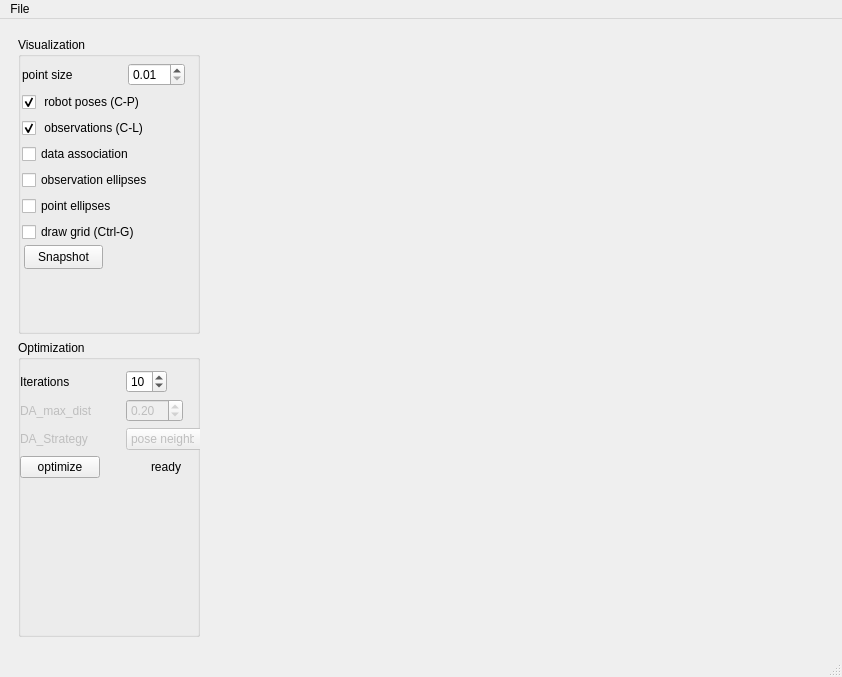
<?xml version="1.0" encoding="UTF-8"?>
<ui version="4.0">
 <class>MainWindow</class>
 <widget class="QMainWindow" name="MainWindow">
  <property name="geometry">
   <rect>
    <x>0</x>
    <y>0</y>
    <width>842</width>
    <height>677</height>
   </rect>
  </property>
  <property name="windowTitle">
   <string>Sparse Surface Adjustment Viewer</string>
  </property>
  <widget class="QWidget" name="centralwidget">
   <layout class="QHBoxLayout" name="horizontalLayout">
    <item>
     <widget class="QWidget" name="widget_2" native="true">
      <property name="maximumSize">
       <size>
        <width>200</width>
        <height>16777215</height>
       </size>
      </property>
      <layout class="QVBoxLayout" name="verticalLayout_2">
       <item>
        <layout class="QVBoxLayout" name="verticalLayout">
         <item>
          <widget class="QGroupBox" name="groupBox_2">
           <property name="title">
            <string>Visualization</string>
           </property>
           <widget class="QWidget" name="layoutWidget">
            <property name="geometry">
             <rect>
              <x>4</x>
              <y>26</y>
              <width>178</width>
              <height>179</height>
             </rect>
            </property>
            <layout class="QVBoxLayout" name="verticalLayout_4">
             <item>
              <layout class="QFormLayout" name="formLayout_2">
               <property name="fieldGrowthPolicy">
                <enum>QFormLayout::ExpandingFieldsGrow</enum>
               </property>
               <item row="0" column="0">
                <widget class="QLabel" name="label_3">
                 <property name="minimumSize">
                  <size>
                   <width>100</width>
                   <height>0</height>
                  </size>
                 </property>
                 <property name="text">
                  <string>point size</string>
                 </property>
                </widget>
               </item>
               <item row="0" column="1">
                <widget class="QDoubleSpinBox" name="doubleSpinBox_2">
                 <property name="minimum">
                  <double>0.010000000000000</double>
                 </property>
                 <property name="singleStep">
                  <double>0.010000000000000</double>
                 </property>
                </widget>
               </item>
              </layout>
             </item>
             <item>
              <layout class="QVBoxLayout" name="verticalLayout_3">
               <item>
                <widget class="QCheckBox" name="checkBox">
                 <property name="text">
                  <string> robot poses (C-P)</string>
                 </property>
                 <property name="shortcut">
                  <string>Ctrl+P</string>
                 </property>
                 <property name="checked">
                  <bool>true</bool>
                 </property>
                </widget>
               </item>
               <item>
                <widget class="QCheckBox" name="checkBox_2">
                 <property name="text">
                  <string> observations (C-L)</string>
                 </property>
                 <property name="shortcut">
                  <string>Ctrl+L</string>
                 </property>
                 <property name="checked">
                  <bool>true</bool>
                 </property>
                </widget>
               </item>
               <item>
                <widget class="QCheckBox" name="checkBox_4">
                 <property name="text">
                  <string>data association</string>
                 </property>
                </widget>
               </item>
               <item>
                <widget class="QCheckBox" name="checkBox_5">
                 <property name="text">
                  <string>observation ellipses</string>
                 </property>
                </widget>
               </item>
               <item>
                <widget class="QCheckBox" name="checkBox_6">
                 <property name="text">
                  <string>point ellipses</string>
                 </property>
                </widget>
               </item>
               <item>
                <widget class="QCheckBox" name="checkBox_3">
                 <property name="text">
                  <string>draw grid (Ctrl-G)</string>
                 </property>
                 <property name="shortcut">
                  <string>Ctrl+G</string>
                 </property>
                </widget>
               </item>
              </layout>
             </item>
            </layout>
           </widget>
           <widget class="QPushButton" name="pushButton_2">
            <property name="geometry">
             <rect>
              <x>6</x>
              <y>208</y>
              <width>79</width>
              <height>24</height>
             </rect>
            </property>
            <property name="text">
             <string>Snapshot</string>
            </property>
            <property name="shortcut">
             <string>S</string>
            </property>
           </widget>
          </widget>
         </item>
         <item>
          <widget class="QGroupBox" name="groupBox">
           <property name="title">
            <string>Optimization</string>
           </property>
           <widget class="QWidget" name="layoutWidget">
            <property name="geometry">
             <rect>
              <x>2</x>
              <y>30</y>
              <width>196</width>
              <height>132</height>
             </rect>
            </property>
            <layout class="QFormLayout" name="formLayout">
             <property name="fieldGrowthPolicy">
              <enum>QFormLayout::ExpandingFieldsGrow</enum>
             </property>
             <item row="0" column="0">
              <widget class="QLabel" name="label">
               <property name="enabled">
                <bool>true</bool>
               </property>
               <property name="minimumSize">
                <size>
                 <width>100</width>
                 <height>0</height>
                </size>
               </property>
               <property name="text">
                <string>Iterations</string>
               </property>
              </widget>
             </item>
             <item row="0" column="1">
              <widget class="QSpinBox" name="spinBox">
               <property name="enabled">
                <bool>true</bool>
               </property>
               <property name="minimum">
                <number>1</number>
               </property>
               <property name="value">
                <number>10</number>
               </property>
              </widget>
             </item>
             <item row="1" column="0">
              <widget class="QLabel" name="label_2">
               <property name="enabled">
                <bool>false</bool>
               </property>
               <property name="minimumSize">
                <size>
                 <width>100</width>
                 <height>0</height>
                </size>
               </property>
               <property name="text">
                <string>DA_max_dist</string>
               </property>
              </widget>
             </item>
             <item row="1" column="1">
              <widget class="QDoubleSpinBox" name="doubleSpinBox">
               <property name="enabled">
                <bool>false</bool>
               </property>
               <property name="minimum">
                <double>0.010000000000000</double>
               </property>
               <property name="singleStep">
                <double>0.100000000000000</double>
               </property>
               <property name="value">
                <double>0.200000000000000</double>
               </property>
              </widget>
             </item>
             <item row="2" column="0">
              <widget class="QLabel" name="label_4">
               <property name="enabled">
                <bool>false</bool>
               </property>
               <property name="minimumSize">
                <size>
                 <width>100</width>
                 <height>0</height>
                </size>
               </property>
               <property name="text">
                <string>DA_Strategy</string>
               </property>
              </widget>
             </item>
             <item row="2" column="1">
              <widget class="QComboBox" name="comboBox">
               <property name="enabled">
                <bool>false</bool>
               </property>
               <property name="minimumSize">
                <size>
                 <width>90</width>
                 <height>0</height>
                </size>
               </property>
               <item>
                <property name="text">
                 <string>pose neighbors</string>
                </property>
               </item>
               <item>
                <property name="text">
                 <string>local neighbors</string>
                </property>
               </item>
              </widget>
             </item>
             <item row="3" column="0">
              <widget class="QPushButton" name="pushButton">
               <property name="maximumSize">
                <size>
                 <width>100</width>
                 <height>16777215</height>
                </size>
               </property>
               <property name="text">
                <string>optimize</string>
               </property>
               <property name="shortcut">
                <string>O</string>
               </property>
              </widget>
             </item>
             <item row="3" column="1">
              <widget class="QLabel" name="stateLabel">
               <property name="minimumSize">
                <size>
                 <width>80</width>
                 <height>0</height>
                </size>
               </property>
               <property name="text">
                <string>ready</string>
               </property>
               <property name="alignment">
                <set>Qt::AlignCenter</set>
               </property>
               <property name="margin">
                <number>4</number>
               </property>
              </widget>
             </item>
            </layout>
           </widget>
          </widget>
         </item>
        </layout>
       </item>
      </layout>
     </widget>
    </item>
    <item>
     <widget class="ssa::SSAQGLViewerWidget" name="ssaGLWidget" native="true">
      <property name="maximumSize">
       <size>
        <width>16777215</width>
        <height>16777215</height>
       </size>
      </property>
     </widget>
    </item>
   </layout>
  </widget>
  <widget class="QMenuBar" name="menubar">
   <property name="geometry">
    <rect>
     <x>0</x>
     <y>0</y>
     <width>842</width>
     <height>21</height>
    </rect>
   </property>
   <widget class="QMenu" name="menuFile">
    <property name="title">
     <string>File</string>
    </property>
    <addaction name="actionOpen"/>
    <addaction name="actionSave"/>
    <addaction name="separator"/>
    <addaction name="actionQuit"/>
   </widget>
   <addaction name="menuFile"/>
  </widget>
  <widget class="QStatusBar" name="statusbar"/>
  <action name="actionOpen">
   <property name="text">
    <string>Open</string>
   </property>
   <property name="shortcut">
    <string>Alt+O</string>
   </property>
   <property name="softKeyRole">
    <enum>QAction::NoSoftKey</enum>
   </property>
  </action>
  <action name="actionSave">
   <property name="text">
    <string>Save</string>
   </property>
   <property name="shortcut">
    <string>Alt+S</string>
   </property>
  </action>
  <action name="actionQuit">
   <property name="text">
    <string>Quit</string>
   </property>
   <property name="shortcut">
    <string>Alt+Q</string>
   </property>
  </action>
  <action name="actionSave_FMap">
   <property name="text">
    <string>Save FMap</string>
   </property>
  </action>
 </widget>
 <customwidgets>
  <customwidget>
   <class>ssa::SSAQGLViewerWidget</class>
   <extends>QWidget</extends>
   <header>ssa_qglviewer_widget.h</header>
   <container>1</container>
   <slots>
    <slot>setOptimize()</slot>
    <slot>setIterations(int)</slot>
    <slot>setDAMaxDist(double)</slot>
    <slot>setPointSize(double)</slot>
    <slot>openFile()</slot>
    <slot>setStrategie(int)</slot>
    <slot>setDrawRobotPoses(int)</slot>
    <slot>setDrawObservationPoints(int)</slot>
    <slot>setDrawObservationCovariances(int)</slot>
    <slot>setDrawEdgeOdometry(int)</slot>
    <slot>setDrawEdgeObservation(int)</slot>
    <slot>setDrawEdgeCorrespondence(int)</slot>
    <slot>setDrawGrid(int)</slot>
    <slot>saveFile()</slot>
    <slot>saveFMap()</slot>
    <slot>setDrawObservationPointsCovariances(int)</slot>
    <slot>saveSnapshotCustom()</slot>
   </slots>
  </customwidget>
 </customwidgets>
 <resources/>
 <connections>
  <connection>
   <sender>actionQuit</sender>
   <signal>activated()</signal>
   <receiver>MainWindow</receiver>
   <slot>close()</slot>
   <hints>
    <hint type="sourcelabel">
     <x>-1</x>
     <y>-1</y>
    </hint>
    <hint type="destinationlabel">
     <x>399</x>
     <y>299</y>
    </hint>
   </hints>
  </connection>
  <connection>
   <sender>pushButton</sender>
   <signal>released()</signal>
   <receiver>ssaGLWidget</receiver>
   <slot>setOptimize()</slot>
   <hints>
    <hint type="sourcelabel">
     <x>73</x>
     <y>465</y>
    </hint>
    <hint type="destinationlabel">
     <x>522</x>
     <y>338</y>
    </hint>
   </hints>
  </connection>
  <connection>
   <sender>checkBox</sender>
   <signal>stateChanged(int)</signal>
   <receiver>ssaGLWidget</receiver>
   <slot>setDrawRobotPoses(int)</slot>
   <hints>
    <hint type="sourcelabel">
     <x>101</x>
     <y>109</y>
    </hint>
    <hint type="destinationlabel">
     <x>522</x>
     <y>338</y>
    </hint>
   </hints>
  </connection>
  <connection>
   <sender>checkBox_2</sender>
   <signal>stateChanged(int)</signal>
   <receiver>ssaGLWidget</receiver>
   <slot>setDrawObservationPoints(int)</slot>
   <hints>
    <hint type="sourcelabel">
     <x>101</x>
     <y>134</y>
    </hint>
    <hint type="destinationlabel">
     <x>522</x>
     <y>338</y>
    </hint>
   </hints>
  </connection>
  <connection>
   <sender>checkBox_4</sender>
   <signal>stateChanged(int)</signal>
   <receiver>ssaGLWidget</receiver>
   <slot>setDrawEdgeCorrespondence(int)</slot>
   <hints>
    <hint type="sourcelabel">
     <x>101</x>
     <y>159</y>
    </hint>
    <hint type="destinationlabel">
     <x>522</x>
     <y>338</y>
    </hint>
   </hints>
  </connection>
  <connection>
   <sender>checkBox_5</sender>
   <signal>stateChanged(int)</signal>
   <receiver>ssaGLWidget</receiver>
   <slot>setDrawObservationCovariances(int)</slot>
   <hints>
    <hint type="sourcelabel">
     <x>101</x>
     <y>184</y>
    </hint>
    <hint type="destinationlabel">
     <x>522</x>
     <y>338</y>
    </hint>
   </hints>
  </connection>
  <connection>
   <sender>checkBox_6</sender>
   <signal>stateChanged(int)</signal>
   <receiver>ssaGLWidget</receiver>
   <slot>setDrawObservationPointsCovariances(int)</slot>
   <hints>
    <hint type="sourcelabel">
     <x>101</x>
     <y>197</y>
    </hint>
    <hint type="destinationlabel">
     <x>522</x>
     <y>338</y>
    </hint>
   </hints>
  </connection>
  <connection>
   <sender>actionOpen</sender>
   <signal>activated()</signal>
   <receiver>ssaGLWidget</receiver>
   <slot>openFile()</slot>
   <hints>
    <hint type="sourcelabel">
     <x>-1</x>
     <y>-1</y>
    </hint>
    <hint type="destinationlabel">
     <x>522</x>
     <y>338</y>
    </hint>
   </hints>
  </connection>
  <connection>
   <sender>actionSave</sender>
   <signal>activated()</signal>
   <receiver>ssaGLWidget</receiver>
   <slot>saveFile()</slot>
   <hints>
    <hint type="sourcelabel">
     <x>-1</x>
     <y>-1</y>
    </hint>
    <hint type="destinationlabel">
     <x>522</x>
     <y>338</y>
    </hint>
   </hints>
  </connection>
  <connection>
   <sender>checkBox_3</sender>
   <signal>stateChanged(int)</signal>
   <receiver>ssaGLWidget</receiver>
   <slot>setDrawGrid(int)</slot>
   <hints>
    <hint type="sourcelabel">
     <x>101</x>
     <y>222</y>
    </hint>
    <hint type="destinationlabel">
     <x>522</x>
     <y>338</y>
    </hint>
   </hints>
  </connection>
  <connection>
   <sender>doubleSpinBox_2</sender>
   <signal>valueChanged(double)</signal>
   <receiver>ssaGLWidget</receiver>
   <slot>setPointSize(double)</slot>
   <hints>
    <hint type="sourcelabel">
     <x>148</x>
     <y>69</y>
    </hint>
    <hint type="destinationlabel">
     <x>522</x>
     <y>338</y>
    </hint>
   </hints>
  </connection>
  <connection>
   <sender>pushButton_2</sender>
   <signal>clicked()</signal>
   <receiver>ssaGLWidget</receiver>
   <slot>saveSnapshotCustom()</slot>
   <hints>
    <hint type="sourcelabel">
     <x>85</x>
     <y>249</y>
    </hint>
    <hint type="destinationlabel">
     <x>522</x>
     <y>338</y>
    </hint>
   </hints>
  </connection>
  <connection>
   <sender>spinBox</sender>
   <signal>valueChanged(int)</signal>
   <receiver>ssaGLWidget</receiver>
   <slot>setIterations(int)</slot>
   <hints>
    <hint type="sourcelabel">
     <x>142</x>
     <y>383</y>
    </hint>
    <hint type="destinationlabel">
     <x>522</x>
     <y>338</y>
    </hint>
   </hints>
  </connection>
 </connections>
</ui>
